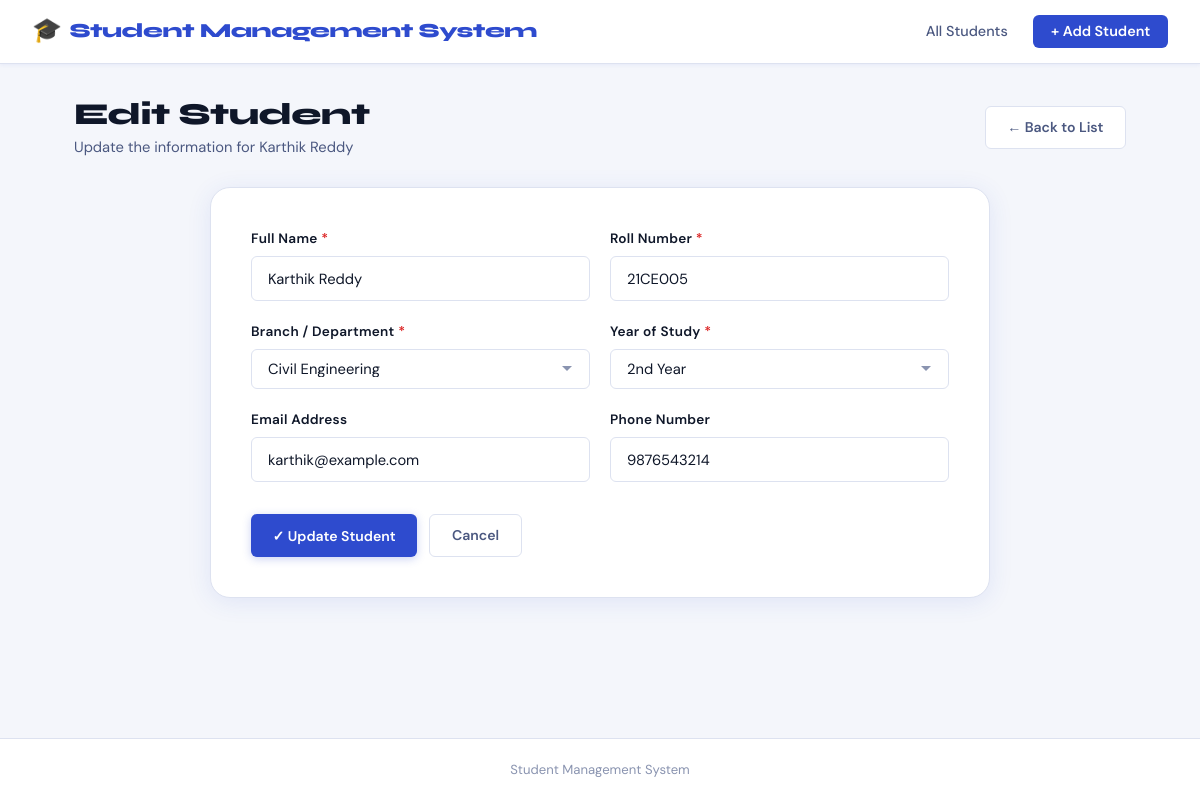
/edit/6, run on the app's committed database.
### tables this page shows
CREATE TABLE students (
    id INTEGER PRIMARY KEY AUTOINCREMENT,
    name TEXT,
    roll_no TEXT,
    branch TEXT,
    year TEXT,
    email TEXT,
    phone TEXT
);

### app.py (the view)
@app.route('/edit/<int:id>', methods=['GET', 'POST'])
def edit_student(id):
    conn = get_db_conn()
    student = None
    if conn:
        cursor = conn.cursor()
        if request.method == 'POST':
            name    = request.form['name'].strip()
            roll_no = request.form['roll_no'].strip()
            branch  = request.form['branch'].strip()
            year    = request.form['year'].strip()
            email   = request.form['email'].strip()
            phone   = request.form['phone'].strip()
            try:
                sql = """UPDATE students SET name=?, roll_no=?, branch=?,
                         year=?, email=?, phone=? WHERE id=?"""
                cursor.execute(sql, (name, roll_no, branch, year, email, phone, id))
                conn.commit()
                flash('Student updated successfully!', 'success')
                cursor.close()
                conn.close()
                return redirect(url_for('index'))
            except Exception as e:
                flash(f'Exception updating student: {e}', 'Exception')
        else:
            cursor.execute("SELECT * FROM students WHERE id = ?", (id,))
            student = cursor.fetchone()
        cursor.close()
        conn.close()
    return render_template('edit_student.html', student=student)

### app.py (called while the page is built)
def get_db_conn():
    conn = sqlite3.connect('students.db')
    conn.row_factory = sqlite3.Row
    return conn

### templates/edit_student.html (shortened to what this page needs)
{% extends 'base.html' %}
{% block content %}
<div class="page-header">
    <div class="page-header-text">
        <h1 class="page-title">Edit Student</h1>
        <p class="page-subtitle">Update the information for {{ student.name }}</p>
    </div>
    <a href="{{ url_for('index') }}" class="btn btn-outline">← Back to List</a>
</div>
<div class="form-container">
    {% if student %}
    <form method="POST" action="{{ url_for('edit_student', id=student.id) }}" class="student-form">
        <div class="form-grid">
            <div class="form-group">
                <label for="name" class="form-label">Full Name <span class="required">*</span></label>
                <input
                    type="text"
                    id="name"
                    name="name"
                    class="form-input"
                    value="{{ student.name }}"
                    required>
            </div>
            <div class="form-group">
                <label for="roll_no" class="form-label">Roll Number <span class="required">*</span></label>
                <input
                    type="text"
                    id="roll_no"
                    name="roll_no"
                    class="form-input"
                    value="{{ student.roll_no }}"
                    required>
            </div>
            <div class="form-group">
                <label for="branch" class="form-label">Branch / Department <span class="required">*</span></label>
                <select id="branch" name="branch" class="form-input" required>
                    {% for branch_option in ['Computer Science', 'Electronics', 'Mechanical Engineering',
                                             'Civil Engineering', 'Electrical Engineering',
                                             'Information Technology', 'Chemical Engineering', 'Biotechnology'] %}
                        <option value="{{ branch_option }}"
                            {% if student.branch == branch_option %}selected{% endif %}>
                            {{ branch_option }}
                        </option>
                    {% endfor %}
                </select>
            </div>
            <div class="form-group">
                <label for="year" class="form-label">Year of Study <span class="required">*</span></label>
                <select id="year" name="year" class="form-input" required>
                    {% for year_option in ['1st Year', '2nd Year', '3rd Year', '4th Year'] %}
                        <option value="{{ year_option }}"
                            {% if student.year == year_option %}selected{% endif %}>
                            {{ year_option }}
                        </option>
                    {% endfor %}
                </select>
            </div>
            <div class="form-group">
                <label for="email" class="form-label">Email Address</label>
                <input
                    type="email"
                    id="email"
                    name="email"
                    class="form-input"
                    value="{{ student.email or '' }}">
            </div>
            <div class="form-group">
                <label for="phone" class="form-label">Phone Number</label>
                <input
                    type="tel"
                    id="phone"
                    name="phone"
                    class="form-input"
                    value="{{ student.phone or '' }}"
                    maxlength="15">
            </div>
        </div>
        <div class="form-actions">
            <button type="submit" class="btn btn-primary">✓ Update Student</button>
            <a href="{{ url_for('index') }}" class="btn btn-outline">Cancel</a>
        </div>
    </form>
    {% endif %}
</div>
{% endblock %}

### static/style.css (style rules this page uses)
:root { --bg: #f4f6fb; --surface: #ffffff; --surface-2: #f0f3fa; --accent: #2e4bce; --accent-dark: #1a3299; --accent-light: #e8edfb; --success: #16a34a; --success-bg: #dcfce7; --danger: #dc2626; --danger-bg: #fee2e2; --warning: #d97706; --text-primary: #0f1729; --text-secondary:#4b5880; --text-muted: #8a94b0; --border: #dde2f0; --border-focus: #2e4bce; --radius-sm: 6px; --radius: 12px; --radius-lg: 20px; --shadow-sm: 0 1px 4px rgba(46,75,206,0.07); --shadow: 0 4px 24px rgba(46,75,206,0.10); --shadow-lg: 0 8px 40px rgba(46,75,206,0.15); --font-display: 'Syne', sans-serif; --font-body: 'DM Sans', sans-serif; --nav-h: 64px; }
*, *::before, *::after { box-sizing: border-box; margin: 0; padding: 0; }
body { font-family: var(--font-body); background: var(--bg); color: var(--text-primary); min-height: 100vh; display: flex; flex-direction: column; font-size: 15px; line-height: 1.6; }
a { text-decoration: none; color: inherit; }
.page-header { display: flex; align-items: center; justify-content: space-between; margin-bottom: 1.75rem; flex-wrap: wrap; gap: 1rem; }
.page-title { font-family: var(--font-display); font-size: 1.9rem; font-weight: 800; color: var(--text-primary); letter-spacing: -0.5px; line-height: 1.2; }
.page-subtitle { color: var(--text-secondary); font-size: 0.92rem; margin-top: 0.2rem; }
.btn { display: inline-flex; align-items: center; gap: 0.4rem; padding: 0.6rem 1.35rem; border-radius: var(--radius-sm); font-weight: 600; font-size: 0.88rem; cursor: pointer; border: none; transition: all 0.2s; font-family: var(--font-body); white-space: nowrap; }
.btn-primary { background: var(--accent); color: #fff; box-shadow: 0 2px 8px rgba(46,75,206,0.25); }
.btn-outline { background: var(--surface); color: var(--text-secondary); border: 1.5px solid var(--border); }
.form-container { background: var(--surface); border-radius: var(--radius-lg); box-shadow: var(--shadow); padding: 2.5rem; border: 1.5px solid var(--border); max-width: 780px; margin: 0 auto; }
.form-grid { display: grid; grid-template-columns: 1fr 1fr; gap: 1.25rem; }
.form-group { display: flex; flex-direction: column; gap: 0.4rem; }
.form-label { font-weight: 600; font-size: 0.85rem; color: var(--text-primary); letter-spacing: 0.02em; }
.required { color: var(--danger); }
.form-input { padding: 0.7rem 1rem; border: 1.5px solid var(--border); border-radius: var(--radius-sm); font-size: 0.92rem; font-family: var(--font-body); color: var(--text-primary); background: var(--surface); transition: border-color 0.2s, box-shadow 0.2s; outline: none; width: 100%; appearance: none; }
.form-input::placeholder { color: var(--text-muted); }
select.form-input { background-repeat: no-repeat; background-position: right 1rem center; padding-right: 2.5rem; cursor: pointer; }
.form-actions { display: flex; gap: 0.75rem; margin-top: 2rem; flex-wrap: wrap; }

### data on the page
students: name "Karthik Reddy", roll_no "21CE005", branch "Civil Engineering", year "2nd Year", email "karthik@example.com", phone "9876543214"
